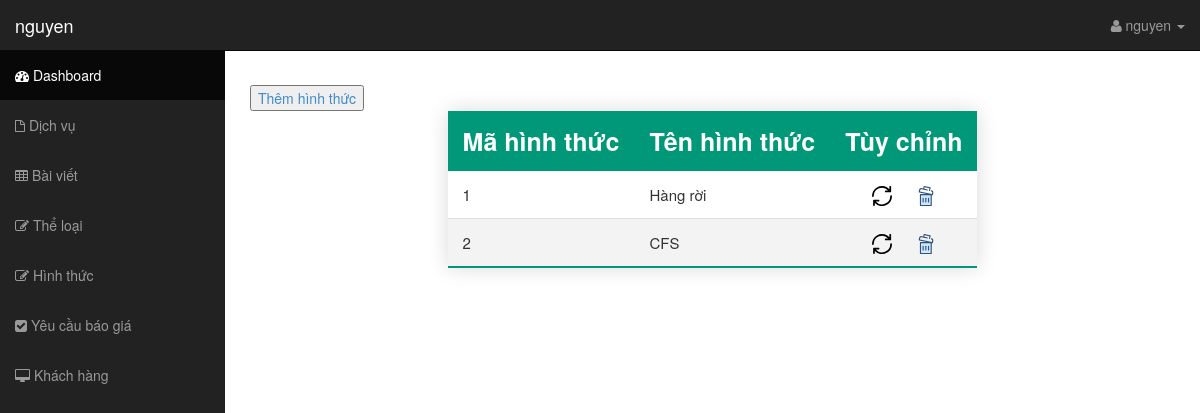
/controller/admin.php?view=hinhthuc (signed in), run on the app's committed database.
### tables this page shows
CREATE TABLE `hinhthuc` (
  `mahinhthuc` int(11) NOT NULL,
  `tenhinhthuc` varchar(255) NOT NULL
);

### controller/admin.php (called while the page is built)
<?php
include "../view/admin/header.php";
include "../view/admin/admin.php";
include "../view/admin/footer.php";
?>

### model/thuvien.php (called while the page is built, shortened)
<?php
function showDatabase($pdo, $table) {
	$select = "SELECT * FROM $table";
	$stmt = $pdo->prepare($select);
	$stmt->execute();
	$element = $stmt->fetchAll(PDO::FETCH_ASSOC);
	return $element;
}
?>

### view/admin/hinhthuc.php (the view)
<div>
    <button>
        <a href="../controller/them_ht.php">Thêm hình thức</a>
    </button>
</div>
<table class="styled-table">
    <thead>
        <tr>
            <th>Mã hình thức</th>
            <th>Tên hình thức</th>
            <th>Tùy chỉnh</th>
        </tr>
    </thead>
    <tbody>
        <?php
            $table = "hinhthuc";
            $row = showDatabase($pdo, $table);
            foreach ($row as $value) {
        ?>
            <tr>
                <td><?php echo $value['mahinhthuc'];?></td>
                <td><?php echo $value['tenhinhthuc'];?></td>
                <td class="option">
                    <a class="update" href="../controller/sua_ht.php?mahinhthuc=<?php echo $value['mahinhthuc'];?>" value="">
                        <img src="../view/images/icon/update.svg" title="<?php echo $value['mahinhthuc'];?>" alt="Cập nhật">
                    </a>
                    <a href="../controller/xoa_ht.php?mahinhthuc=<?php echo $value['mahinhthuc'];?>">
                        <img src="../view/images/icon/delete.svg" title="Xóa" alt="Xóa">
                    </a>
                </td>
            </tr>
        <?php } ?>
    </tbody>
</table>

### view/css/sb-admin.css (style rules this page uses)
body { margin-top: 50px; }

### view/css/admin.css (style rules this page uses)
.styled-table { border-collapse: collapse; margin: 0 auto; box-shadow: 0 0 20px rgba(0, 0, 0, 0.15); }
.styled-table thead tr { background: #009879; color: #fff; text-align: left; }
.styled-table th, .styled-table td { padding: 12px 15px; }
.styled-table th { font-size: 2.5rem; }
.styled-table td { font-size: 1.5rem; }
.styled-table tbody tr { border-bottom: 1px solid #dddddd; }
.styled-table tbody tr:nth-of-type(even) { background-color: #f3f3f3; }
.styled-table tbody tr:last-of-type { border-bottom: 2px solid #009879; }
.option { text-align: center; }
.option a { color: blue; margin: 10px; cursor: pointer; text-decoration: none; }
.option a img { width: 20px; }

### data on the page
hinhthuc: mahinhthuc "1", tenhinhthuc "Hàng rời"
hinhthuc: mahinhthuc "2", tenhinhthuc "CFS"

### other printed values
$username "nguyen"
